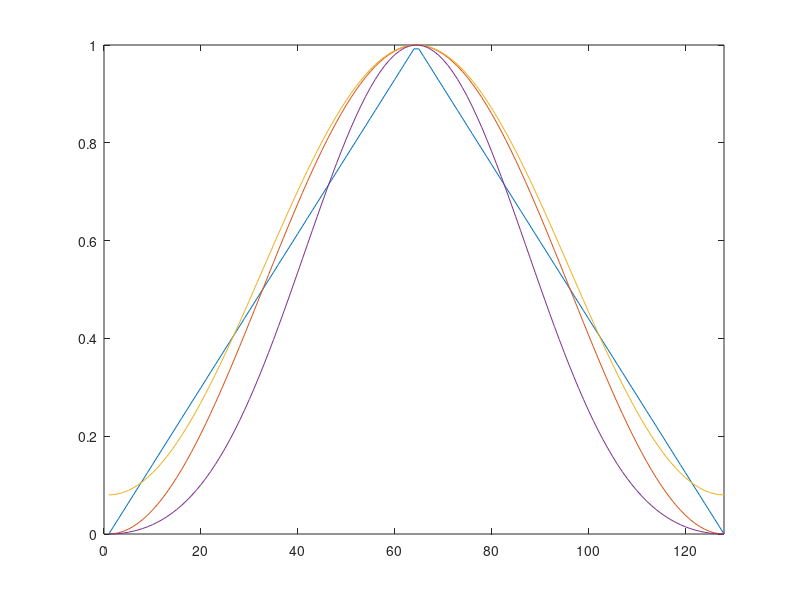
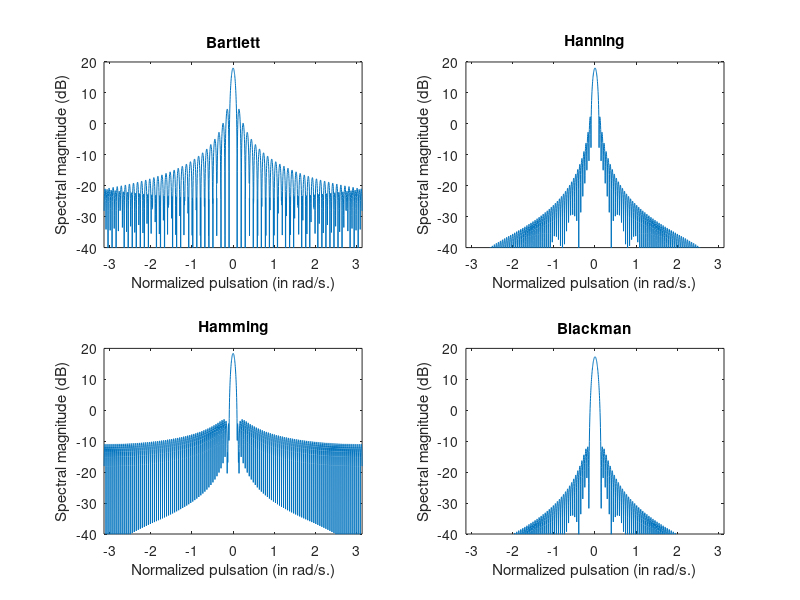

Source code (MATLAB) for these figures, in order:
L=128
slice=1:L;
w1= bartlett(L);
w2= hanning(L);
w3= hamming(L);
w4= blackman(L);
figure(1)
plot(slice,w1,slice,w2,slice,w3,slice,w4);
axis([0, L, 0, 1])
figure(2);
subplot(2,2,1)
Nfft= 2048;
W1= fft(w1,Nfft);
W1= fftshift(W1);
W1= 10*log10(abs(W1));
plot(linspace(-pi,pi,Nfft), W1);
xlabel('Normalized pulsation (in rad/s.)')
ylabel('Spectral magnitude (dB)')
title('Bartlett')
axis([-pi,pi,-40,20]);
%
W1= fft(w1,Nfft);
W1= fftshift(W1);
W1= 10*log10(abs(W1));
plot(linspace(-pi,pi,Nfft), W1);
xlabel('Normalized pulsation (in rad/s.)')
ylabel('Spectral magnitude (dB)')
title('Bartlett')
axis([-pi,pi,-40,20]);
%
subplot(2,2,2)
W2= fft(w2,Nfft);
W2= fftshift(W2);
W2= 10*log10(abs(W2));
plot(linspace(-pi,pi,Nfft), W2);
xlabel('Normalized pulsation (in rad/s.)')
ylabel('Spectral magnitude (dB)')
title('Hanning')
axis([-pi,pi,-40,20]);
%
subplot(2,2,3)
W3= fft(w3,Nfft);
W3= fftshift(W3);
W3= 10*log10(abs(W3));
plot(linspace(-pi,pi,Nfft), W3);
xlabel('Normalized pulsation (in rad/s.)')
ylabel('Spectral magnitude (dB)')
title('Hamming')
axis([-pi,pi,-40,20]);
%
subplot(2,2,4)
W4= fft(w4,Nfft);
W4= fftshift(W4);
W4= 10*log10(abs(W4));
plot(linspace(-pi,pi,Nfft), W4);
xlabel('Normalized pulsation (in rad/s.)')
ylabel('Spectral magnitude (dB)')
title('Blackman')
axis([-pi,pi,-40,20]);
